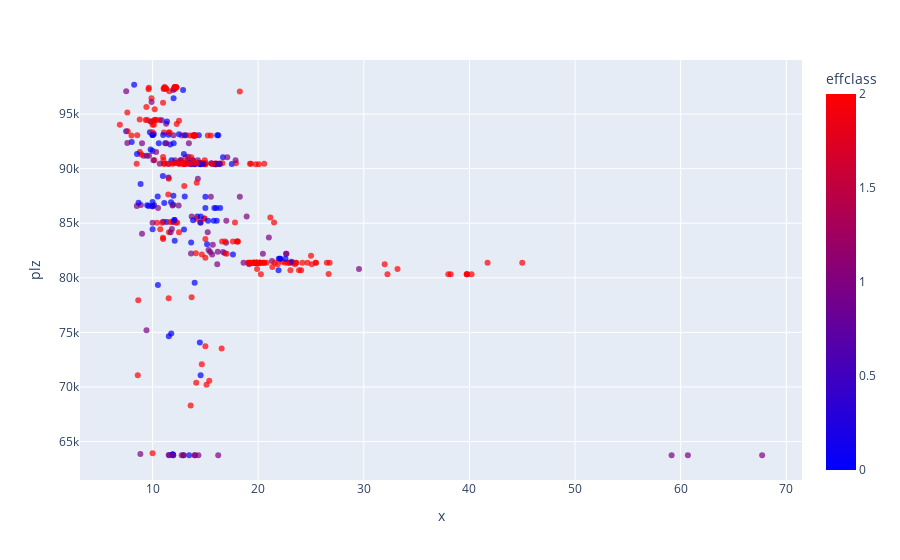

This figure's notebook cell:
### Code cell
import plotly.express as px
df = df[df['effclass'] < 3]
fig = px.scatter(df, x=df['preis']/df['qm'], y='plz', color='effclass', hover_name='id',opacity=0.7, color_continuous_scale='bluered')
fig.show()
import time
time_now = int(time.time())
import plotly
plotly.offline.plot(fig, filename=f'/Users/a2/.cache/immodynamics/{time_now}.html')

### Figure 1 — Plotly figure (JSON) as saved in the notebook; plotly's stock layout.template omitted (floating-point values rounded to 4 significant figures; data arrays with more than 128 entries replaced by an {"elided": "..."} marker saying what was removed)
{"data": [{"hovertemplate": "<b>%{hovertext}</b><br><br>x=%{x}<br>plz=%{y}<br>effclass=%{marker.color}<extra></extra>", "hovertext": {"elided": "406 str values"}, "legendgroup": "", "marker": {"color": {"elided": "406 int values"}, "coloraxis": "coloraxis", "opacity": 0.7, "symbol": "circle"}, "mode": "markers", "name": "", "orientation": "v", "showlegend": false, "type": "scatter", "x": {"elided": "406 float values"}, "xaxis": "x", "y": {"elided": "406 int values"}, "yaxis": "y"}], "layout": {"autosize": true, "coloraxis": {"colorbar": {"title": {"text": "effclass"}}, "colorscale": [[0, "rgb(0,0,255)"], [1, "rgb(255,0,0)"]]}, "legend": {"tracegroupgap": 0}, "margin": {"t": 60}, "xaxis": {"anchor": "y", "autorange": true, "domain": [0, 1], "range": [3.131, 71.48], "title": {"text": "x"}, "type": "linear"}, "yaxis": {"anchor": "x", "autorange": true, "domain": [0, 1], "range": [61110.0, 100300.0], "title": {"text": "plz"}, "type": "linear"}}}
